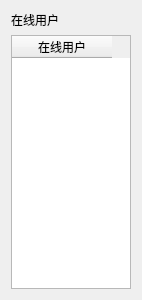
<?xml version="1.0" encoding="UTF-8"?>
<ui version="4.0">
 <class>Widget</class>
 <widget class="QWidget" name="Widget">
  <property name="geometry">
   <rect>
    <x>0</x>
    <y>0</y>
    <width>142</width>
    <height>300</height>
   </rect>
  </property>
  <property name="windowTitle">
   <string>Widget</string>
  </property>
  <layout class="QHBoxLayout" name="horizontalLayout">
   <item>
    <layout class="QVBoxLayout" name="verticalLayout">
     <item>
      <widget class="QLabel" name="titleLabel">
       <property name="text">
        <string>在线用户</string>
       </property>
      </widget>
     </item>
     <item>
      <widget class="QTableWidget" name="userTableWidget">
       <property name="focusPolicy">
        <enum>Qt::WheelFocus</enum>
       </property>
       <column>
        <property name="text">
         <string>在线用户</string>
        </property>
       </column>
      </widget>
     </item>
    </layout>
   </item>
  </layout>
 </widget>
 <layoutdefault spacing="6" margin="11"/>
 <resources/>
 <connections/>
</ui>
